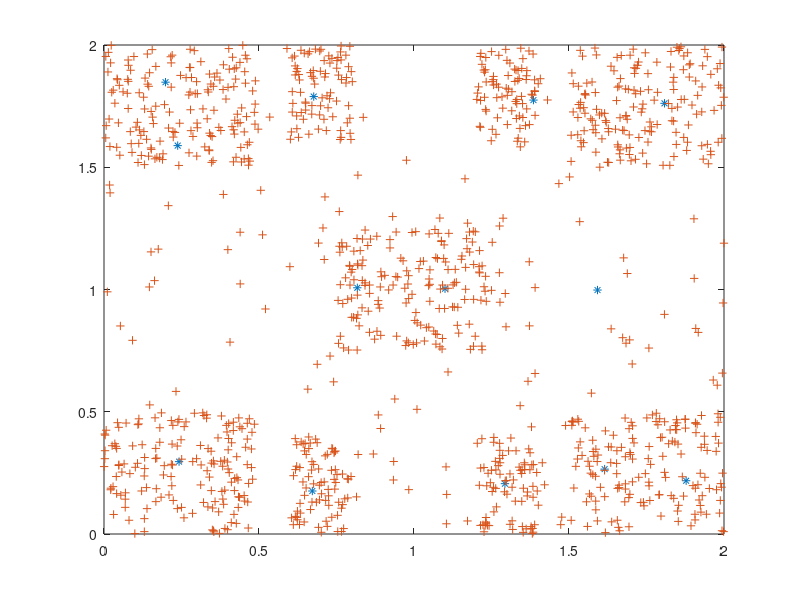

MATLAB code for this plot:
centers  = load ("KMeans_Centers.txt");
clusters = load("write.txt");
plot (centers (:,1), centers (:,2),'*',clusters(:,1),clusters(:,2),'+');



